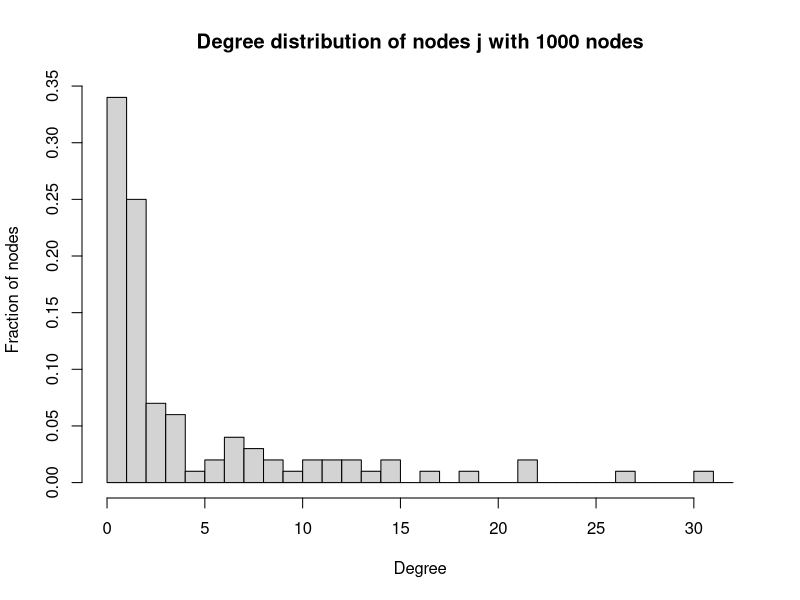
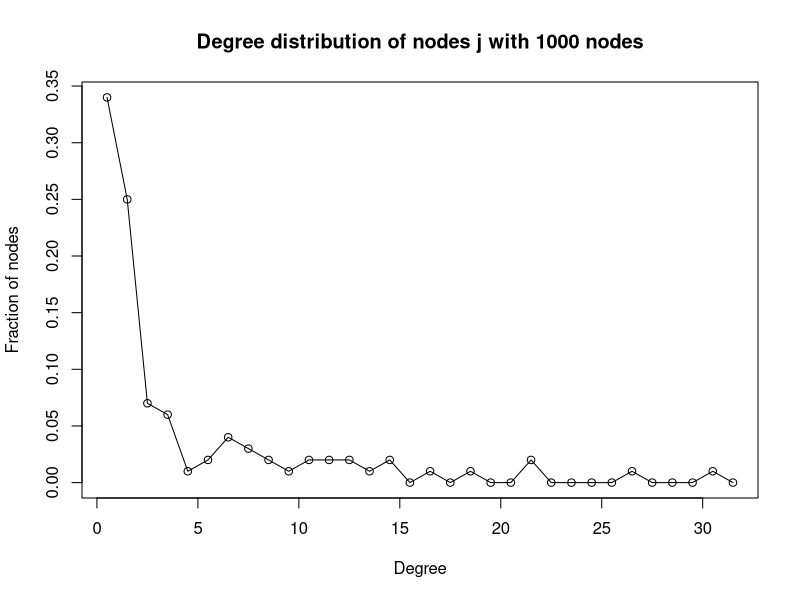

Write R code to recreate these figures, in order.
# EE232E Homework 1 Problem 2 d
# Name: Weikun Han, Duzhi Chen
# Date: 4/14/2017
# Reference:
#  - https://google.github.io/styleguide/Rguide.xml#indentation

library(igraph)

# Initial veriables
node <- 1000
iteration <- 100
degree <- numeric()

# Create number of ieration undirected random networks
for (i in 1:iteration) {

    # Create the undirected random network,
    # whose degree distribution is proportional to x^(-3)
    graph = barabasi.game(node, directed = FALSE)

    # Randomly pick a node i, and then randomly pick a neighbor j of that node
    i = sample(1:node, 1)
    x = neighborhood(graph, 1, i)
    y = c(x[[1]][-1])
    j = sample(y, 1)
    degree = c(degree, degree(graph, j))
}

# Plot information
h <- hist(degree,
          breaks = seq(from = 0, to = max(degree) + 1, by = 1),
          freq = FALSE,
          main = "Degree distribution of nodes j with 1000 nodes",
          ylab = "Fraction of nodes",
          xlab = "Degree")
plot(data.frame(x = h$mids, y = h$density),
     type = "o",
     main = "Degree distribution of nodes j with 1000 nodes",
     ylab = "Fraction of nodes",
     xlab = "Degree")
